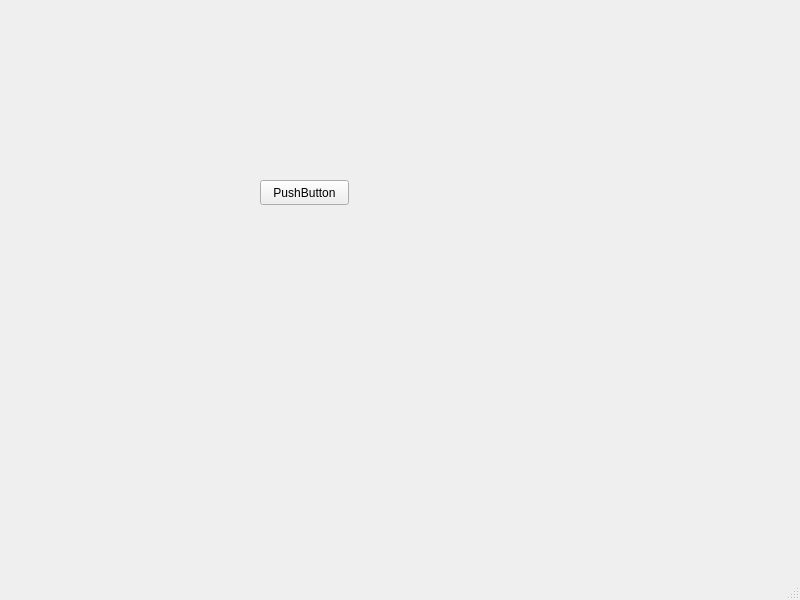
<?xml version="1.0" encoding="UTF-8"?>
<ui version="4.0">
 <class>MyWindow</class>
 <widget class="QMainWindow" name="MyWindow">
  <property name="geometry">
   <rect>
    <x>0</x>
    <y>0</y>
    <width>800</width>
    <height>600</height>
   </rect>
  </property>
  <property name="windowTitle">
   <string>MyWindow</string>
  </property>
  <widget class="QWidget" name="centralwidget">
   <widget class="QPushButton" name="pushButton">
    <property name="geometry">
     <rect>
      <x>260</x>
      <y>180</y>
      <width>89</width>
      <height>25</height>
     </rect>
    </property>
    <property name="text">
     <string>PushButton</string>
    </property>
   </widget>
  </widget>
  <widget class="QMenuBar" name="menubar">
   <property name="geometry">
    <rect>
     <x>0</x>
     <y>0</y>
     <width>800</width>
     <height>28</height>
    </rect>
   </property>
  </widget>
  <widget class="QStatusBar" name="statusbar"/>
 </widget>
 <resources/>
 <connections/>
</ui>
